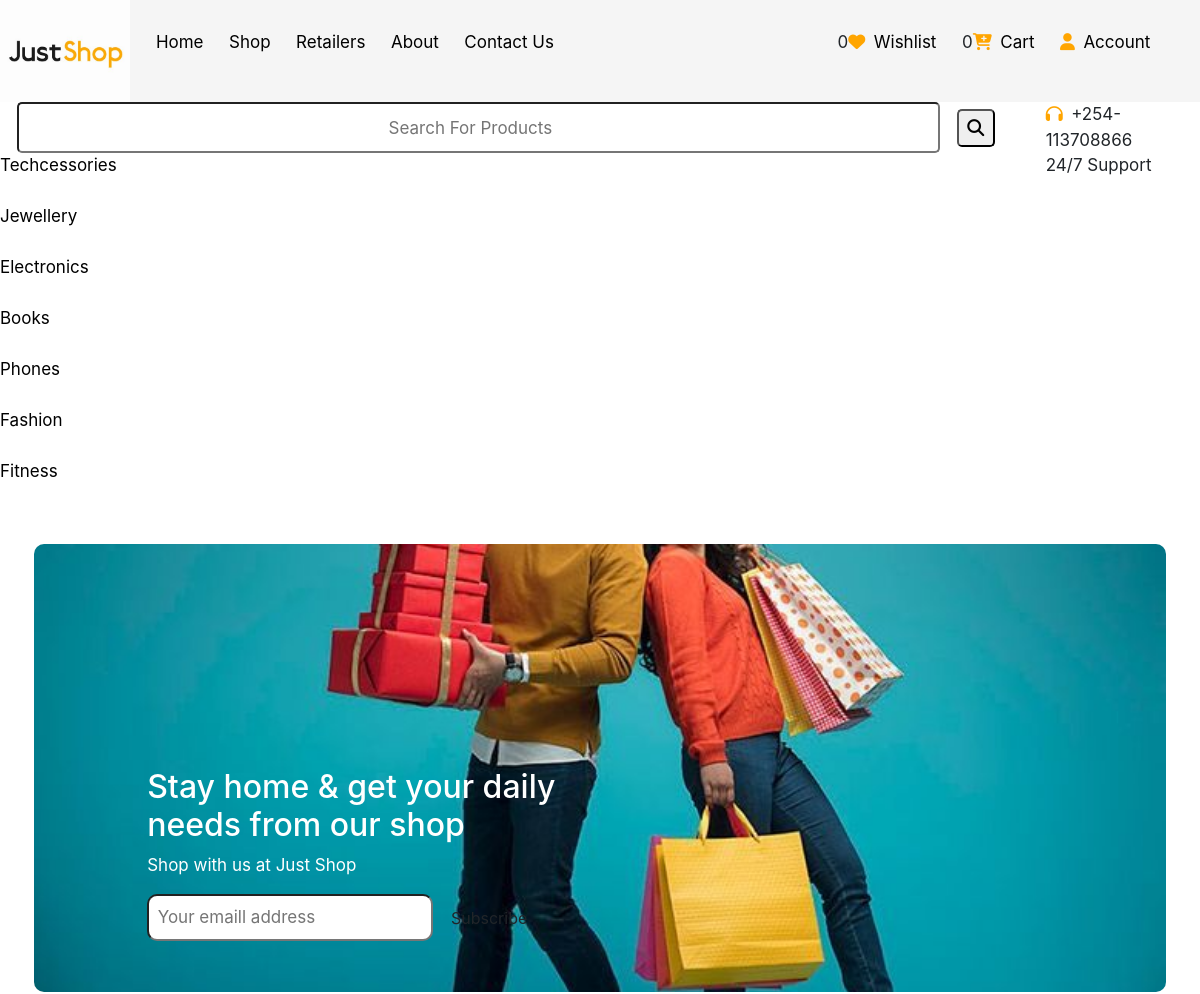
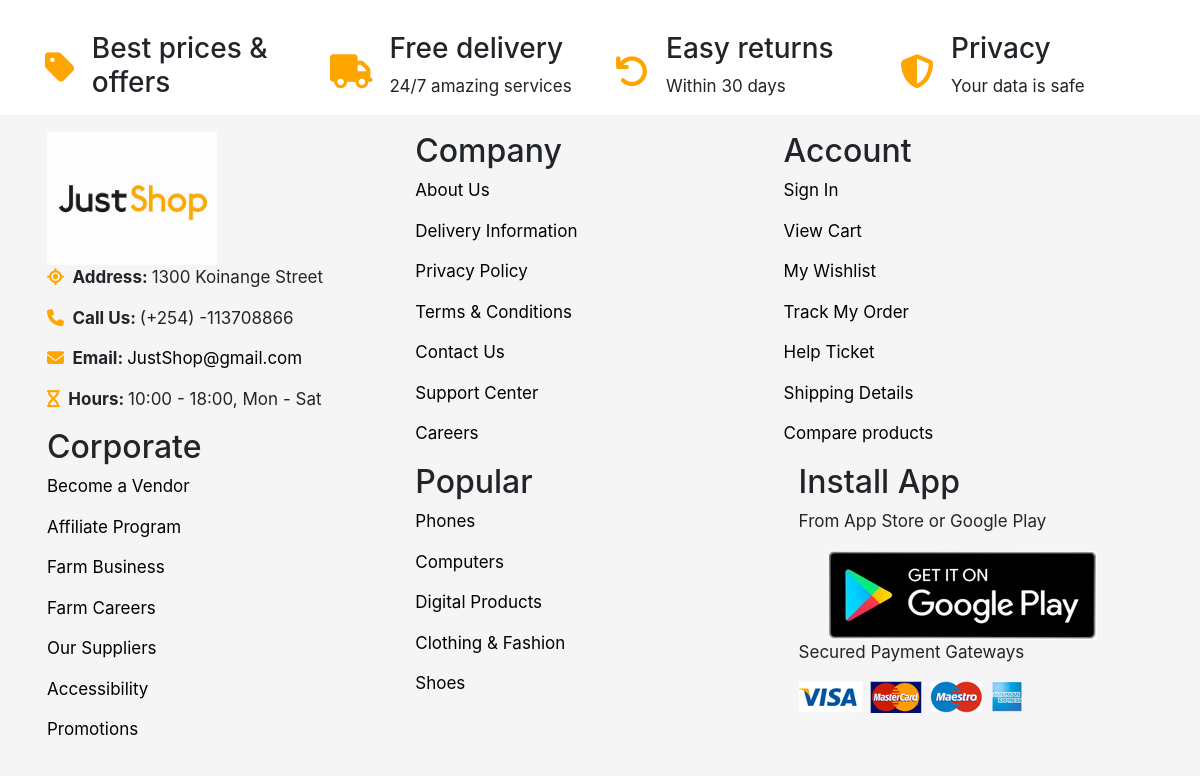
The app's page /categories/ (signed in) with its own data (2 pictures, top to bottom).
### main/models.py (models this page shows, shortened)
class Category(models.Model):
    category_id=models.UUIDField(unique=True,default=uuid.uuid4)
    title=models.CharField(max_length=100)
    image=models.ImageField(upload_to="category")#define dir within media dir where images stored
    class Meta:
        verbose_name_plural="Categories"

### main/views.py (the view)
# urls.py: path('categories/',category_view,name="categories"),
def category_view(request):
   categories=Category.objects.all()
   context={
      "categories":categories,
   }
   return render(request,"main/categories.html",context)

### main/context_processor.py (called while the page is built)
def default(request):
    products=Product.objects.all()
    categories=Category.objects.all()
    wishlist=Wishlist.objects.filter(user=request.user).count()
    return{
        'products':products,
        'categories':categories,
        'wishlist':wishlist,
    }

### templates/main/categories.html
{% extends "base/base.html" %}
{% load static %}
{%block content%}
{%for category in categories%}
 <a href="{% url 'main:categorydetails' category.id %}"><li>{{category.title}}</li></a>
{%endfor %}
{%endblock content%}

### static/assets/css/index.css (style rules this page uses)
* { margin:0; padding:0; box-sizing: border-box; }
body { font-size:17px; }
li { list-style-type: none; }
a { text-decoration: none; color:black; margin-right:1.5em; }

### records on screen
Category: title "Techcessories"
Category: title "Jewellery"
Category: title "Electronics"
Category: title "Books"
Category: title "Phones"
Category: title "Fashion"
Category: title "Fitness"

### other values on screen
{{ wishlist }} "0"
{{ request.session.cart_data_obj|length }} "0"
